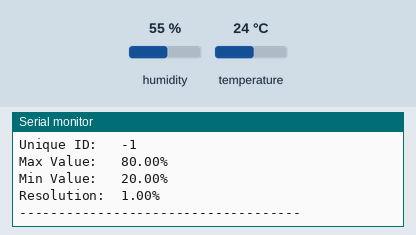
Simulated run of this sketch. Board: ESP32. On the bench: the last lines printed to the serial monitor. The inputs (shaded band) are chosen by the test bench; at power-on: humidity 55 %, temperature 24 °C. WiFi joins after 1.5 s; servers stay silent unless stated; uploads are accepted with an empty reply.

Above: at 2.7 s.
2.8 s: humidity set to 22 %
At 4.7 s:
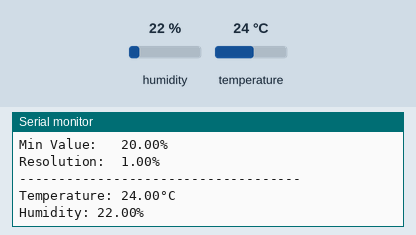
5.9 s: temperature set to 12 °C
At 5.9 s:
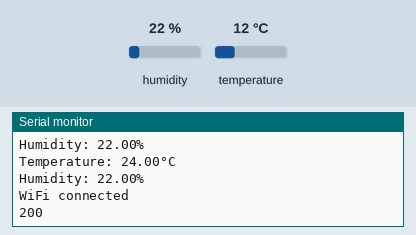
9.0 s: humidity set to 40 %
At 11.93 s:
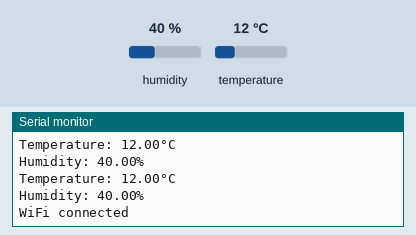

The sketch:

Codigosensor.ino
```cpp
// (licence header left out)
// REQUIRES the following Arduino libraries:
// - DHT Sensor Library: https://github.com/adafruit/DHT-sensor-library
// - Adafruit Unified Sensor Lib: https://github.com/adafruit/Adafruit_Sensor

#include <Adafruit_Sensor.h>
#include <DHT.h>
#include <DHT_U.h>

#include <WiFi.h>
#include <HTTPClient.h>


#define DHTPIN 2
#define DHTTYPE    DHT11     // DHT 11

const char* ssid = "NETLIFE-ENRIQUEZ"; // WIFI NAME
const char* password = "Kendy1998"; // WIFI PASS
const char* serverName = "https://geoll6e8e2.execute-api.us-east-1.amazonaws.com/prueba/service"; //API URL
unsigned long lastTime = 0;
unsigned long timerDelay = 5000;


DHT_Unified dht(DHTPIN, DHTTYPE);

uint32_t delayMS;

void setup() {
  Serial.begin(114200);

  //Initialize WiFi
  WiFi.begin(ssid, password);
  Serial.println("Connecting");
  while(WiFi.status() != WL_CONNECTED) {
    delay(500);
    Serial.print(".");
  }
  Serial.println("");
  Serial.print("Connected to WiFi network with IP Address: ");
  Serial.println(WiFi.localIP());

  Serial.println("Timer set to 5 seconds (timerDelay variable), it will take 5 seconds before publishing the first reading.");


  // Initialize device.
  dht.begin();
  Serial.println(F("DHTxx Unified Sensor Example"));
  // Print temperature sensor details.
  sensor_t sensor;
  dht.temperature().getSensor(&sensor);
  Serial.println(F("------------------------------------"));
  Serial.println(F("Temperature Sensor"));
  Serial.print  (F("Sensor Type: ")); Serial.println(sensor.name);
  Serial.print  (F("Driver Ver:  ")); Serial.println(sensor.version);
  Serial.print  (F("Unique ID:   ")); Serial.println(sensor.sensor_id);
  Serial.print  (F("Max Value:   ")); Serial.print(sensor.max_value); Serial.println(F("°C"));
  Serial.print  (F("Min Value:   ")); Serial.print(sensor.min_value); Serial.println(F("°C"));
  Serial.print  (F("Resolution:  ")); Serial.print(sensor.resolution); Serial.println(F("°C"));
  Serial.println(F("------------------------------------"));
  // Print humidity sensor details.
  dht.humidity().getSensor(&sensor);
  Serial.println(F("Humidity Sensor"));
  Serial.print  (F("Sensor Type: ")); Serial.println(sensor.name);
  Serial.print  (F("Driver Ver:  ")); Serial.println(sensor.version);
  Serial.print  (F("Unique ID:   ")); Serial.println(sensor.sensor_id);
  Serial.print  (F("Max Value:   ")); Serial.print(sensor.max_value); Serial.println(F("%"));
  Serial.print  (F("Min Value:   ")); Serial.print(sensor.min_value); Serial.println(F("%"));
  Serial.print  (F("Resolution:  ")); Serial.print(sensor.resolution); Serial.println(F("%"));
  Serial.println(F("------------------------------------"));
  // Set delay between sensor readings based on sensor details.
  delayMS = sensor.min_delay / 1000;
}

void loop() {


  // Delay between measurements.
  delay(delayMS);
  // Get temperature event and print its value.
  sensors_event_t event;
  dht.temperature().getEvent(&event);
  if (isnan(event.temperature)) {
    Serial.println(F("Error reading temperature!"));
  }
  else {
    Serial.print(F("Temperature: "));
    Serial.print(event.temperature);
    Serial.println(F("°C"));
  }

  // Get humidity event and print its value.
  dht.humidity().getEvent(&event);
  if (isnan(event.relative_humidity)) {
    Serial.println(F("Error reading humidity!"));
  }
  else {
    Serial.print(F("Humidity: "));
    Serial.print(event.relative_humidity);
    Serial.println(F("%"));
  }

  //Send an HTTP POST request every 10 minutes
  if ((millis() - lastTime) > timerDelay) {
    //Check WiFi connection status
    if(WiFi.status()== WL_CONNECTED){
      Serial.println("WiFi connected");
      HTTPClient http;

      http.begin(serverName);
      http.addHeader("Content-Type", "application/json");
      String payload = "{\"api_key\":\"tPmAT5Ab3j7F9\",\"sensor\":\"DTH11\",\"value1\":";
      payload += String(event.temperature);
      payload += ",\"value2\":";
      payload += String(event.relative_humidity);
      payload += ",\"value3\":";
      payload += ",\"value3\":";
      payload += "}";
      int httpResponseCode = http.POST(payload); //Post


          if (httpResponseCode > 0) { //Check for the returning code

                 String payload = http.getString();
                 Serial.println(httpResponseCode);
                 Serial.println(payload);
             }

           else {
               Serial.println("Error on HTTP request");
               Serial.println(payload);
            }
      // Free resources
      http.end();
    }
    else {
      Serial.println("WiFi Disconnected");
    }
    lastTime = millis();
  }

}
```

Measured:
- after the input at 2.8 s, the serial monitor: prints a new line after 0.75 s (image 1)
- after the input at 9.0 s, the serial monitor: prints a new line after 0.77 s (image 3)
